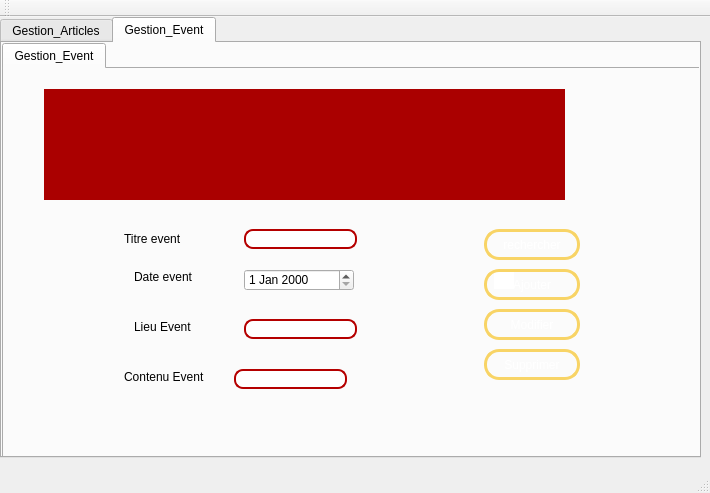
<?xml version="1.0" encoding="UTF-8"?>
<ui version="4.0">
 <class>MainWindow</class>
 <widget class="QMainWindow" name="MainWindow">
  <property name="geometry">
   <rect>
    <x>0</x>
    <y>0</y>
    <width>710</width>
    <height>493</height>
   </rect>
  </property>
  <property name="windowTitle">
   <string>Gestion des livres</string>
  </property>
  <widget class="QWidget" name="centralWidget">
   <widget class="QTabWidget" name="tabWidget_2">
    <property name="geometry">
     <rect>
      <x>0</x>
      <y>0</y>
      <width>701</width>
      <height>441</height>
     </rect>
    </property>
    <property name="currentIndex">
     <number>1</number>
    </property>
    <widget class="QWidget" name="tab_4">
     <attribute name="title">
      <string>Gestion_Articles</string>
     </attribute>
     <widget class="QTabWidget" name="tabWidget">
      <property name="geometry">
       <rect>
        <x>0</x>
        <y>10</y>
        <width>701</width>
        <height>411</height>
       </rect>
      </property>
      <property name="currentIndex">
       <number>0</number>
      </property>
      <widget class="QWidget" name="tab_2">
       <attribute name="title">
        <string>Gestion Articles</string>
       </attribute>
       <widget class="QTableView" name="tabchambre">
        <property name="geometry">
         <rect>
          <x>70</x>
          <y>20</y>
          <width>541</width>
          <height>141</height>
         </rect>
        </property>
        <property name="styleSheet">
         <string notr="true">QWidget {
    background-color: #aa0000;
    color: #fffff8;
}
QTableView{border: 6px solid #aa0000; /*other code about padding background stc*/ ;}
QHeaderView::section {
    background-color: #aaaa7f;
    padding: 4px;
    border: 1px solid #fffff8;
    font-size: 8pt;
}

QTableWidget {
    gridline-color: #ff4842;
    font-size: 9pt;
}

QTableWidget QTableCornerButton::section {
    background-color: #ff4842;
    border: 1px solid #fffff8;
}</string>
        </property>
       </widget>
       <widget class="QPushButton" name="pb_ajouter">
        <property name="geometry">
         <rect>
          <x>480</x>
          <y>220</y>
          <width>96</width>
          <height>31</height>
         </rect>
        </property>
        <property name="styleSheet">
         <string notr="true"> QPushButton {
color: #ffffff;
border: 3px solid #f8d466;
font: 8pt &quot;MS Reference Sans Serif&quot;;
border-radius: 15px;
padding: 5px;
background: qradialgradient(cx: 0.3, cy: -0.4,
fx: 0.3, fy: -0.4,
radius: 3, stop: 0 #aa3118, stop: 1 #550000);
min-width: 80px;
}

QPushButton:hover {
background: qradialgradient(cx: 0.3, cy: -0.4,
fx: 0.3, fy: -0.4,
radius: 3, stop: 0 #aa3118, stop: 1 #552a2a);
}

 QPushButton:pressed {
background: qradialgradient(cx: 0.4, cy: -0.1,
fx: 0.4, fy: -0.1,
radius: 3, stop: 0 #aa3118, stop: 1 #554040);
}</string>
        </property>
        <property name="text">
         <string>Ajouter</string>
        </property>
       </widget>
       <widget class="QLabel" name="label_2">
        <property name="geometry">
         <rect>
          <x>90</x>
          <y>230</y>
          <width>61</width>
          <height>16</height>
         </rect>
        </property>
        <property name="text">
         <string>Titre Article</string>
        </property>
       </widget>
       <widget class="QLineEdit" name="lineEdit_num">
        <property name="geometry">
         <rect>
          <x>220</x>
          <y>200</y>
          <width>113</width>
          <height>20</height>
         </rect>
        </property>
        <property name="styleSheet">
         <string notr="true">QLineEdit
{
border-radius:9px;
border: 2px solid #b50000;
background: qradialgradient(cx: 0.3, cy: -0.4,
fx: 0.0, fy: -0.0,
radius: 1.89, stop: 0 #ffffff, stop: 1 #999);
}</string>
        </property>
       </widget>
       <widget class="QLabel" name="label">
        <property name="geometry">
         <rect>
          <x>90</x>
          <y>200</y>
          <width>81</width>
          <height>16</height>
         </rect>
        </property>
        <property name="text">
         <string>Id Article</string>
        </property>
       </widget>
       <widget class="QPushButton" name="pb_supprimer">
        <property name="geometry">
         <rect>
          <x>480</x>
          <y>300</y>
          <width>96</width>
          <height>31</height>
         </rect>
        </property>
        <property name="styleSheet">
         <string notr="true"> QPushButton {
color: #ffffff;
border: 3px solid #f8d466;
font: 8pt &quot;MS Reference Sans Serif&quot;;
border-radius: 15px;
padding: 5px;
background: qradialgradient(cx: 0.3, cy: -0.4,
fx: 0.3, fy: -0.4,
radius: 3, stop: 0 #aa3118, stop: 1 #550000);
min-width: 80px;
}

QPushButton:hover {
background: qradialgradient(cx: 0.3, cy: -0.4,
fx: 0.3, fy: -0.4,
radius: 3, stop: 0 #aa3118, stop: 1 #552a2a);
}

 QPushButton:pressed {
background: qradialgradient(cx: 0.4, cy: -0.1,
fx: 0.4, fy: -0.1,
radius: 3, stop: 0 #aa3118, stop: 1 #554040);
}</string>
        </property>
        <property name="text">
         <string>Supprimer</string>
        </property>
       </widget>
       <widget class="QPushButton" name="pb_modifier">
        <property name="geometry">
         <rect>
          <x>480</x>
          <y>260</y>
          <width>96</width>
          <height>31</height>
         </rect>
        </property>
        <property name="styleSheet">
         <string notr="true"> QPushButton {
color: #ffffff;
border: 3px solid #f8d466;
font: 8pt &quot;MS Reference Sans Serif&quot;;
border-radius: 15px;
padding: 5px;
background: qradialgradient(cx: 0.3, cy: -0.4,
fx: 0.3, fy: -0.4,
radius: 3, stop: 0 #aa3118, stop: 1 #550000);
min-width: 80px;
}

QPushButton:hover {
background: qradialgradient(cx: 0.3, cy: -0.4,
fx: 0.3, fy: -0.4,
radius: 3, stop: 0 #aa3118, stop: 1 #552a2a);
}

 QPushButton:pressed {
background: qradialgradient(cx: 0.4, cy: -0.1,
fx: 0.4, fy: -0.1,
radius: 3, stop: 0 #aa3118, stop: 1 #554040);
}
</string>
        </property>
        <property name="text">
         <string>Modifier</string>
        </property>
       </widget>
       <widget class="QPushButton" name="pb_rechercher">
        <property name="geometry">
         <rect>
          <x>480</x>
          <y>180</y>
          <width>96</width>
          <height>31</height>
         </rect>
        </property>
        <property name="styleSheet">
         <string notr="true"> QPushButton {
color: #ffffff;
border: 3px solid #f8d466;
font: 8pt &quot;MS Reference Sans Serif&quot;;
border-radius: 15px;
padding: 5px;
background: qradialgradient(cx: 0.3, cy: -0.4,
fx: 0.3, fy: -0.4,
radius: 3, stop: 0 #aa3118, stop: 1 #550000);
min-width: 80px;
}

QPushButton:hover {
background: qradialgradient(cx: 0.3, cy: -0.4,
fx: 0.3, fy: -0.4,
radius: 3, stop: 0 #aa3118, stop: 1 #552a2a);
}

 QPushButton:pressed {
background: qradialgradient(cx: 0.4, cy: -0.1,
fx: 0.4, fy: -0.1,
radius: 3, stop: 0 #aa3118, stop: 1 #554040);
}</string>
        </property>
        <property name="text">
         <string>Rechercher</string>
        </property>
       </widget>
       <widget class="QLabel" name="label_4">
        <property name="geometry">
         <rect>
          <x>90</x>
          <y>270</y>
          <width>71</width>
          <height>16</height>
         </rect>
        </property>
        <property name="text">
         <string>Date Article</string>
        </property>
       </widget>
       <widget class="QLineEdit" name="lineEdit_disponibilite">
        <property name="geometry">
         <rect>
          <x>490</x>
          <y>190</y>
          <width>20</width>
          <height>20</height>
         </rect>
        </property>
        <property name="styleSheet">
         <string notr="true">QLineEdit{
background-color: transparent;
border-image: url(:off.png);
background: none;
border: none;
background-repeat: none;
}</string>
        </property>
       </widget>
       <widget class="QLabel" name="label_11">
        <property name="geometry">
         <rect>
          <x>80</x>
          <y>340</y>
          <width>71</width>
          <height>16</height>
         </rect>
        </property>
        <property name="text">
         <string>Titre event</string>
        </property>
       </widget>
       <widget class="QComboBox" name="comboBox">
        <property name="geometry">
         <rect>
          <x>220</x>
          <y>340</y>
          <width>141</width>
          <height>22</height>
         </rect>
        </property>
       </widget>
       <widget class="QLineEdit" name="lineEdit_num_3">
        <property name="geometry">
         <rect>
          <x>220</x>
          <y>230</y>
          <width>113</width>
          <height>20</height>
         </rect>
        </property>
        <property name="styleSheet">
         <string notr="true">QLineEdit
{
border-radius:9px;
border: 2px solid #b50000;
background: qradialgradient(cx: 0.3, cy: -0.4,
fx: 0.0, fy: -0.0,
radius: 1.89, stop: 0 #ffffff, stop: 1 #999);
}</string>
        </property>
       </widget>
       <widget class="QLabel" name="label_9">
        <property name="geometry">
         <rect>
          <x>0</x>
          <y>0</y>
          <width>711</width>
          <height>401</height>
         </rect>
        </property>
        <property name="styleSheet">
         <string notr="true">border-image: url(C:/Users/MY HP/Desktop/QT/projet2020/malek/afficher5.png);
</string>
        </property>
        <property name="text">
         <string/>
        </property>
       </widget>
       <widget class="QDateEdit" name="dateEdit">
        <property name="geometry">
         <rect>
          <x>220</x>
          <y>270</y>
          <width>110</width>
          <height>22</height>
         </rect>
        </property>
       </widget>
       <widget class="QLabel" name="label_8">
        <property name="geometry">
         <rect>
          <x>90</x>
          <y>300</y>
          <width>47</width>
          <height>13</height>
         </rect>
        </property>
        <property name="text">
         <string>Contenu</string>
        </property>
       </widget>
       <widget class="QLineEdit" name="lineEdit_num_4">
        <property name="geometry">
         <rect>
          <x>220</x>
          <y>300</y>
          <width>113</width>
          <height>20</height>
         </rect>
        </property>
        <property name="styleSheet">
         <string notr="true">QLineEdit
{
border-radius:9px;
border: 2px solid #b50000;
background: qradialgradient(cx: 0.3, cy: -0.4,
fx: 0.0, fy: -0.0,
radius: 1.89, stop: 0 #ffffff, stop: 1 #999);
}</string>
        </property>
       </widget>
       <zorder>label_9</zorder>
       <zorder>lineEdit_disponibilite</zorder>
       <zorder>tabchambre</zorder>
       <zorder>pb_ajouter</zorder>
       <zorder>label_2</zorder>
       <zorder>lineEdit_num</zorder>
       <zorder>label</zorder>
       <zorder>pb_supprimer</zorder>
       <zorder>pb_modifier</zorder>
       <zorder>pb_rechercher</zorder>
       <zorder>label_4</zorder>
       <zorder>label_11</zorder>
       <zorder>comboBox</zorder>
       <zorder>lineEdit_num_3</zorder>
       <zorder>dateEdit</zorder>
       <zorder>label_8</zorder>
       <zorder>lineEdit_num_4</zorder>
      </widget>
     </widget>
    </widget>
    <widget class="QWidget" name="tab_5">
     <attribute name="title">
      <string>Gestion_Event</string>
     </attribute>
     <widget class="QTabWidget" name="tabWidget_3">
      <property name="geometry">
       <rect>
        <x>0</x>
        <y>0</y>
        <width>701</width>
        <height>421</height>
       </rect>
      </property>
      <property name="currentIndex">
       <number>0</number>
      </property>
      <widget class="QWidget" name="tab_6">
       <attribute name="title">
        <string>Gestion_Event</string>
       </attribute>
       <widget class="QLabel" name="label_5">
        <property name="geometry">
         <rect>
          <x>120</x>
          <y>160</y>
          <width>71</width>
          <height>20</height>
         </rect>
        </property>
        <property name="text">
         <string>Titre event</string>
        </property>
       </widget>
       <widget class="QLineEdit" name="lineEdit_id_3">
        <property name="geometry">
         <rect>
          <x>240</x>
          <y>160</y>
          <width>113</width>
          <height>20</height>
         </rect>
        </property>
        <property name="styleSheet">
         <string notr="true">QLineEdit
{
border-radius:9px;
border: 2px solid #b50000;
background: qradialgradient(cx: 0.3, cy: -0.4,
fx: 0.0, fy: -0.0,
radius: 1.89, stop: 0 #ffffff, stop: 1 #999);
}</string>
        </property>
       </widget>
       <widget class="QLabel" name="label_6">
        <property name="geometry">
         <rect>
          <x>130</x>
          <y>200</y>
          <width>81</width>
          <height>16</height>
         </rect>
        </property>
        <property name="text">
         <string>Date event</string>
        </property>
       </widget>
       <widget class="QLabel" name="label_7">
        <property name="geometry">
         <rect>
          <x>130</x>
          <y>250</y>
          <width>61</width>
          <height>16</height>
         </rect>
        </property>
        <property name="text">
         <string>Lieu Event</string>
        </property>
       </widget>
       <widget class="QPushButton" name="pb_ajouter_2">
        <property name="geometry">
         <rect>
          <x>480</x>
          <y>200</y>
          <width>96</width>
          <height>31</height>
         </rect>
        </property>
        <property name="styleSheet">
         <string notr="true"> QPushButton {
color: #ffffff;
border: 3px solid #f8d466;
font: 8pt &quot;MS Reference Sans Serif&quot;;
border-radius: 15px;
padding: 5px;
background: qradialgradient(cx: 0.3, cy: -0.4,
fx: 0.3, fy: -0.4,
radius: 3, stop: 0 #aa3118, stop: 1 #550000);
min-width: 80px;
}

QPushButton:hover {
background: qradialgradient(cx: 0.3, cy: -0.4,
fx: 0.3, fy: -0.4,
radius: 3, stop: 0 #aa3118, stop: 1 #552a2a);
}

 QPushButton:pressed {
background: qradialgradient(cx: 0.4, cy: -0.1,
fx: 0.4, fy: -0.1,
radius: 3, stop: 0 #aa3118, stop: 1 #554040);
}</string>
        </property>
        <property name="text">
         <string>Ajouter</string>
        </property>
       </widget>
       <widget class="QPushButton" name="pb_modifier_4">
        <property name="geometry">
         <rect>
          <x>480</x>
          <y>240</y>
          <width>96</width>
          <height>31</height>
         </rect>
        </property>
        <property name="styleSheet">
         <string notr="true"> QPushButton {
color: #ffffff;
border: 3px solid #f8d466;
font: 8pt &quot;MS Reference Sans Serif&quot;;
border-radius: 15px;
padding: 5px;
background: qradialgradient(cx: 0.3, cy: -0.4,
fx: 0.3, fy: -0.4,
radius: 3, stop: 0 #aa3118, stop: 1 #550000);
min-width: 80px;
}

QPushButton:hover {
background: qradialgradient(cx: 0.3, cy: -0.4,
fx: 0.3, fy: -0.4,
radius: 3, stop: 0 #aa3118, stop: 1 #552a2a);
}

 QPushButton:pressed {
background: qradialgradient(cx: 0.4, cy: -0.1,
fx: 0.4, fy: -0.1,
radius: 3, stop: 0 #aa3118, stop: 1 #554040);
}</string>
        </property>
        <property name="text">
         <string>Modifier</string>
        </property>
       </widget>
       <widget class="QPushButton" name="pb_supprimer_2">
        <property name="geometry">
         <rect>
          <x>480</x>
          <y>280</y>
          <width>96</width>
          <height>31</height>
         </rect>
        </property>
        <property name="styleSheet">
         <string notr="true"> QPushButton {
color: #ffffff;
border: 3px solid #f8d466;
font: 8pt &quot;MS Reference Sans Serif&quot;;
border-radius: 15px;
padding: 5px;
background: qradialgradient(cx: 0.3, cy: -0.4,
fx: 0.3, fy: -0.4,
radius: 3, stop: 0 #aa3118, stop: 1 #550000);
min-width: 80px;
}

QPushButton:hover {
background: qradialgradient(cx: 0.3, cy: -0.4,
fx: 0.3, fy: -0.4,
radius: 3, stop: 0 #aa3118, stop: 1 #552a2a);
}

 QPushButton:pressed {
background: qradialgradient(cx: 0.4, cy: -0.1,
fx: 0.4, fy: -0.1,
radius: 3, stop: 0 #aa3118, stop: 1 #554040);
}</string>
        </property>
        <property name="text">
         <string>Supprimer</string>
        </property>
       </widget>
       <widget class="QTableView" name="tabservicech">
        <property name="geometry">
         <rect>
          <x>40</x>
          <y>20</y>
          <width>521</width>
          <height>111</height>
         </rect>
        </property>
        <property name="styleSheet">
         <string notr="true">QWidget {
    background-color: #aa0000;
    color: #fffff8;
}
QTableView{border: 6px solid #aa0000; /*other code about padding background stc*/ ;}
QHeaderView::section {
    background-color: #aaaa7f;
    padding: 4px;
    border: 1px solid #fffff8;
    font-size: 8pt;
}

QTableWidget {
    gridline-color: #ff4842;
    font-size: 9pt;
}

QTableWidget QTableCornerButton::section {
    background-color: #ff4842;
    border: 1px solid #fffff8;
}</string>
        </property>
       </widget>
       <widget class="QLineEdit" name="lineEdit_dispo">
        <property name="geometry">
         <rect>
          <x>490</x>
          <y>200</y>
          <width>20</width>
          <height>20</height>
         </rect>
        </property>
        <property name="styleSheet">
         <string notr="true">QLineEdit{
background-color: transparent;
border-image: url(:off.png);
background: none;
border: none;
background-repeat: none;
}</string>
        </property>
       </widget>
       <widget class="QPushButton" name="pushButton">
        <property name="geometry">
         <rect>
          <x>480</x>
          <y>160</y>
          <width>96</width>
          <height>31</height>
         </rect>
        </property>
        <property name="styleSheet">
         <string notr="true"> QPushButton {
color: #ffffff;
border: 3px solid #f8d466;
font: 8pt &quot;MS Reference Sans Serif&quot;;
border-radius: 15px;
padding: 5px;
background: qradialgradient(cx: 0.3, cy: -0.4,
fx: 0.3, fy: -0.4,
radius: 3, stop: 0 #aa3118, stop: 1 #550000);
min-width: 80px;
}

QPushButton:hover {
background: qradialgradient(cx: 0.3, cy: -0.4,
fx: 0.3, fy: -0.4,
radius: 3, stop: 0 #aa3118, stop: 1 #552a2a);
}

 QPushButton:pressed {
background: qradialgradient(cx: 0.4, cy: -0.1,
fx: 0.4, fy: -0.1,
radius: 3, stop: 0 #aa3118, stop: 1 #554040);
}</string>
        </property>
        <property name="text">
         <string>rechercher</string>
        </property>
       </widget>
       <widget class="QLabel" name="label_12">
        <property name="geometry">
         <rect>
          <x>0</x>
          <y>0</y>
          <width>711</width>
          <height>421</height>
         </rect>
        </property>
        <property name="styleSheet">
         <string notr="true">border-image: url(C:/Users/MY HP/Desktop/QT/projet2020/malek/afficher5.png);
</string>
        </property>
        <property name="text">
         <string/>
        </property>
       </widget>
       <widget class="QDateEdit" name="dateEdit_2">
        <property name="geometry">
         <rect>
          <x>240</x>
          <y>200</y>
          <width>110</width>
          <height>22</height>
         </rect>
        </property>
       </widget>
       <widget class="QLineEdit" name="lineEdit_prix_3">
        <property name="geometry">
         <rect>
          <x>240</x>
          <y>250</y>
          <width>113</width>
          <height>20</height>
         </rect>
        </property>
        <property name="styleSheet">
         <string notr="true">QLineEdit
{
border-radius:9px;
border: 2px solid #b50000;
background: qradialgradient(cx: 0.3, cy: -0.4,
fx: 0.0, fy: -0.0,
radius: 1.89, stop: 0 #ffffff, stop: 1 #999);
}</string>
        </property>
       </widget>
       <widget class="QLineEdit" name="lineEdit_prix_4">
        <property name="geometry">
         <rect>
          <x>230</x>
          <y>300</y>
          <width>113</width>
          <height>20</height>
         </rect>
        </property>
        <property name="styleSheet">
         <string notr="true">QLineEdit
{
border-radius:9px;
border: 2px solid #b50000;
background: qradialgradient(cx: 0.3, cy: -0.4,
fx: 0.0, fy: -0.0,
radius: 1.89, stop: 0 #ffffff, stop: 1 #999);
}</string>
        </property>
       </widget>
       <widget class="QLabel" name="label_10">
        <property name="geometry">
         <rect>
          <x>120</x>
          <y>300</y>
          <width>91</width>
          <height>16</height>
         </rect>
        </property>
        <property name="text">
         <string>Contenu Event</string>
        </property>
       </widget>
       <zorder>label_12</zorder>
       <zorder>lineEdit_dispo</zorder>
       <zorder>label_5</zorder>
       <zorder>lineEdit_id_3</zorder>
       <zorder>label_6</zorder>
       <zorder>label_7</zorder>
       <zorder>pb_ajouter_2</zorder>
       <zorder>pb_modifier_4</zorder>
       <zorder>pb_supprimer_2</zorder>
       <zorder>tabservicech</zorder>
       <zorder>pushButton</zorder>
       <zorder>dateEdit_2</zorder>
       <zorder>lineEdit_prix_3</zorder>
       <zorder>lineEdit_prix_4</zorder>
       <zorder>label_10</zorder>
      </widget>
     </widget>
    </widget>
   </widget>
  </widget>
  <widget class="QMenuBar" name="menuBar">
   <property name="geometry">
    <rect>
     <x>0</x>
     <y>0</y>
     <width>710</width>
     <height>21</height>
    </rect>
   </property>
  </widget>
  <widget class="QToolBar" name="mainToolBar">
   <property name="windowTitle">
    <string>Gestion des livres</string>
   </property>
   <attribute name="toolBarArea">
    <enum>TopToolBarArea</enum>
   </attribute>
   <attribute name="toolBarBreak">
    <bool>false</bool>
   </attribute>
  </widget>
  <widget class="QStatusBar" name="statusBar"/>
 </widget>
 <layoutdefault spacing="6" margin="11"/>
 <resources/>
 <connections/>
</ui>
